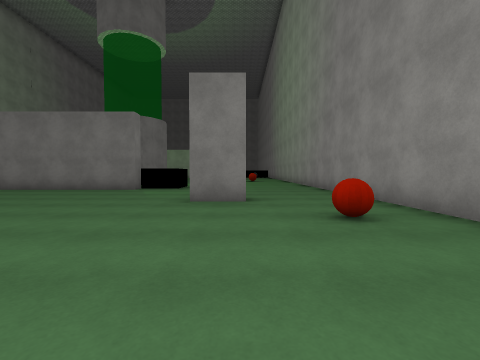
view 1 (above)

23 first-person views from a walk through a 3-D level made in the Unity game engine. The camera is 1.2 m above the floor, tilts 2° down and sees 90° across. The floor is counted in squares, 2 m on a side. Each view is taken from the middle of a square. On the plan, view 1 faces up. The plan holds only what a view shows up to about 9 squares ahead; the rest is blank. The place goes on beyond the plan. The player is left out. Surface patterns are stand-ins for the level's own textures.

view 2
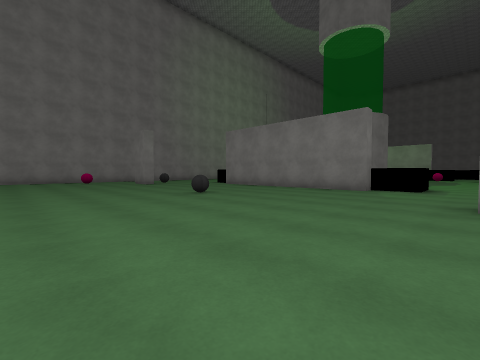

view 3
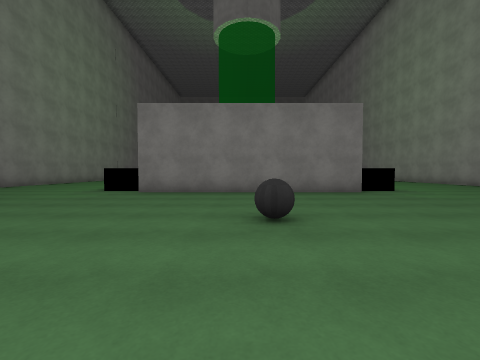

view 4
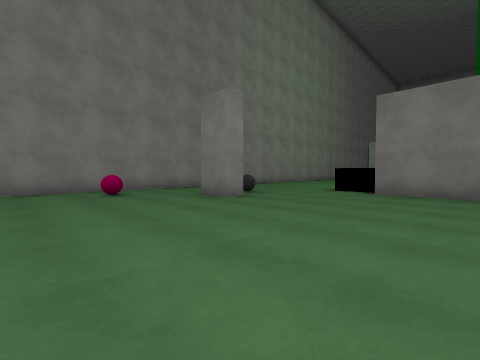

view 5
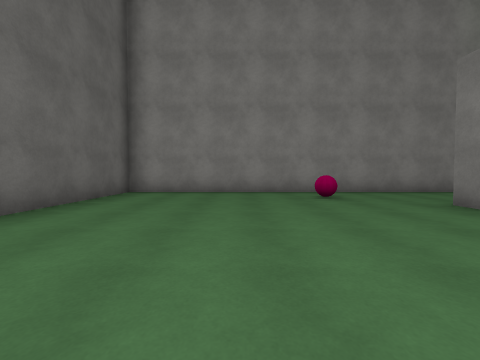

view 6
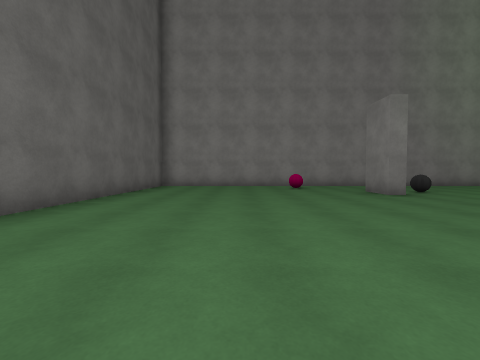

view 7
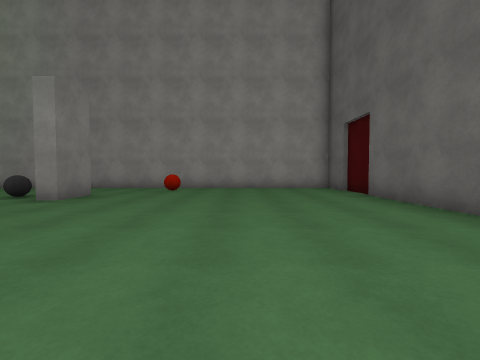

view 8
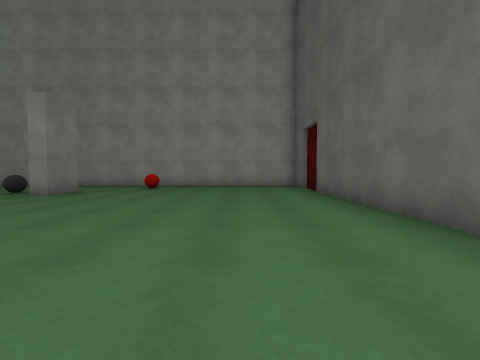

view 9
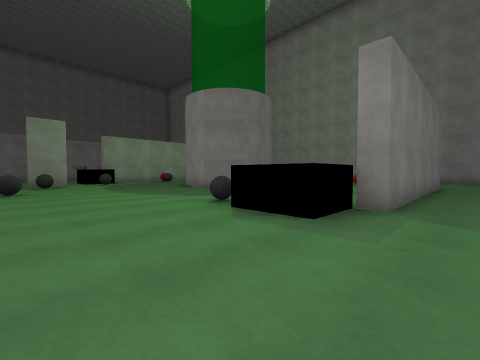

view 10
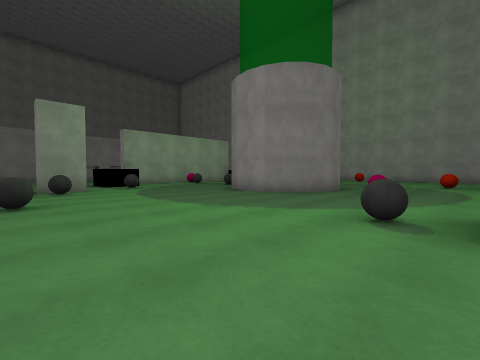

view 11
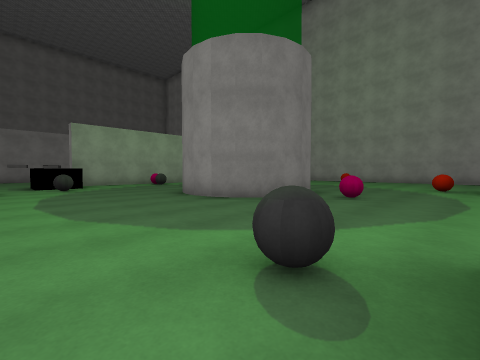

view 12
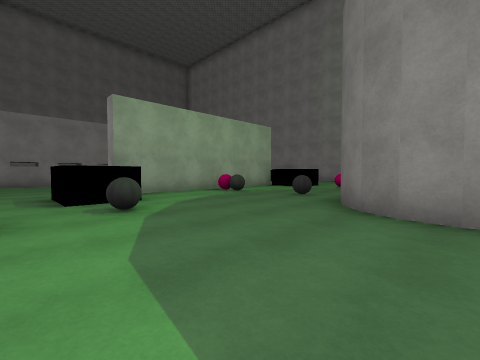

view 13
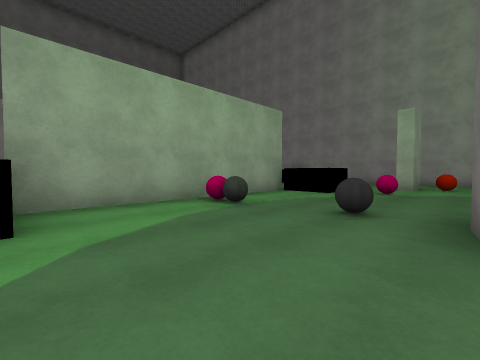

view 14
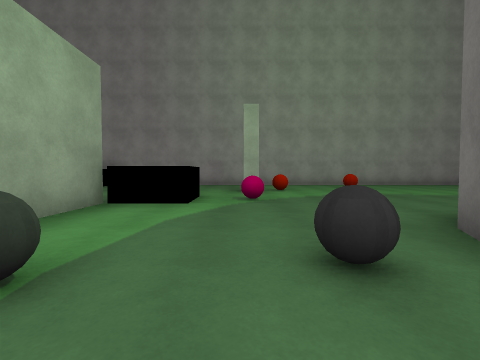

view 15
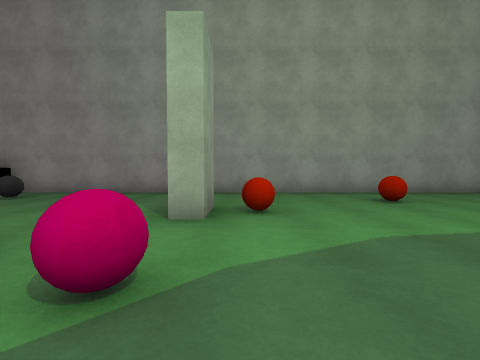

view 16
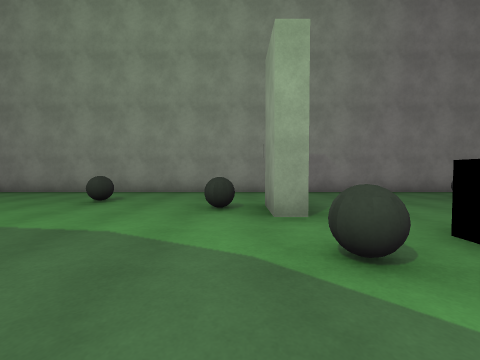

view 17
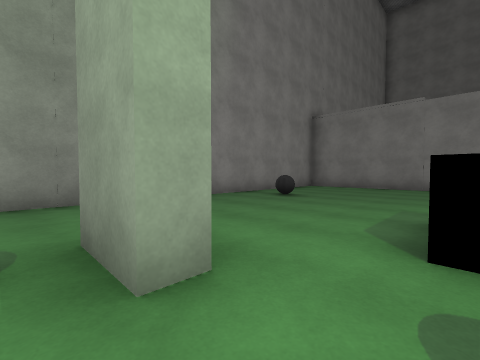

view 18
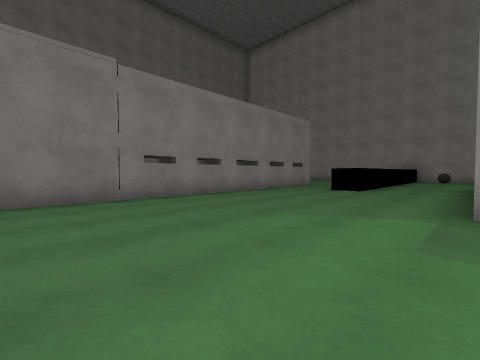

view 19
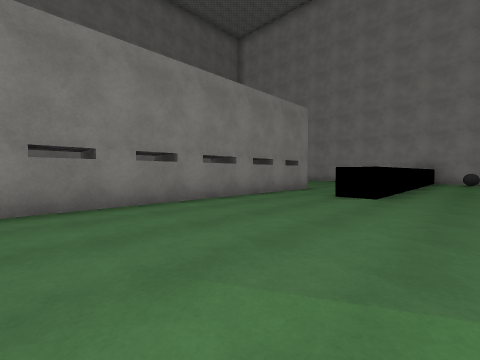

view 20
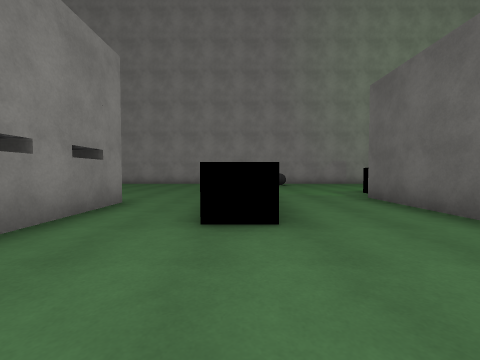

view 21
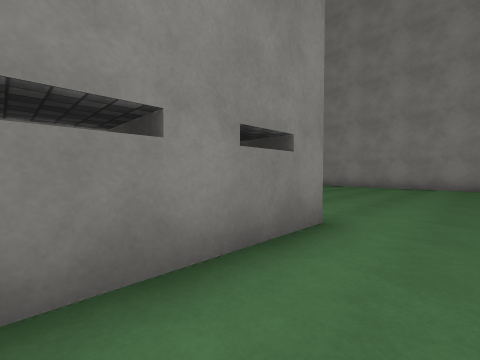

view 22
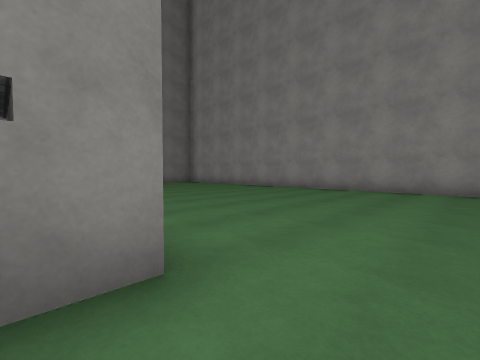

view 23
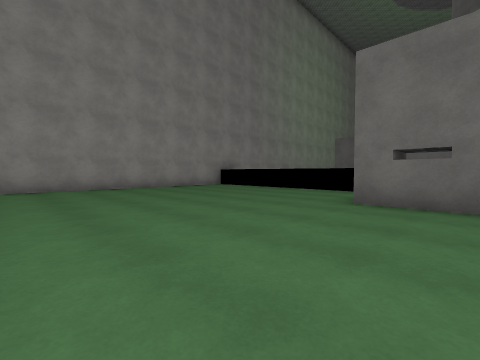

### Floor plan
Key: @ floor where view 1 was taken; # wall or solid block; . floor; ^ raised ledge; B ball; P pink ball; O other object.
Columns run from 16 left of view 1 to 3 right of it. Each row starts with its distance up from view 1.
 33           .........#
 32           .........#
 31           .........#
 30           .........#
 29           .........#
 28   ##########.......#
 27   .................#
 26 #..................#
 25 #.........^^ ^     #
 24 #...............  .#
 23 #B...............B.#
 22 #.....#######......#
 21 #....^^..P...^.....#
 20 #....^^..B...^.....#
 19 #....B.......P.##..#
 18 #..B......B.....O..#
 17 #........##........#
 16 #.......####.......#
 15 #.B.....#   .....O.#
 14 #.......### .......#
 13 #..................#
 12 #.........P........#
 11 #....B.......O..   #
 10  ....^^......^.... #
  9  ....^^..    ^.....#
  8  .....########.....#
  7 #..................#
  6 #..B............B..#
  5 #..#...........##..#
  4 #.........B........#
  3 #.P...............O#
  2 #..................#
  1 #..................#
  0 #...............@..#
 -1 #........ .........#
 -2 #.......   ........#
 -3 ########   #########

Where each view was taken, in squares from view 1:
view 1: 0 up, 0 right, facing up
view 2: 0 up, 1 left, facing up-left
view 3: 1 up, 7 left, facing up
view 4: 1 up, 8 left, facing up-left
view 5: 1 up, 9 left, facing left
view 6: 1 up, 6 left, facing left
view 7: 1 up, 6 left, facing right
view 8: 0 up, 7 left, facing right
view 9: 7 up, 14 left, facing up-right
view 10: 10 up, 14 left, facing up-right
view 11: 10 up, 12 left, facing up-right
view 12: 15 up, 12 left, facing up-right
view 13: 17 up, 10 left, facing up-right
view 14: 19 up, 8 left, facing right
view 15: 18 up, 4 left, facing right
view 16: 18 up, 9 left, facing left
view 17: 18 up, 11 left, facing up-left
view 18: 22 up, 14 left, facing up-right
view 19: 23 up, 12 left, facing up-right
view 20: 25 up, 9 left, facing right
view 21: 26 up, 7 left, facing up-right
view 22: 26 up, 5 left, facing up-right
view 23: 33 up, 6 left, facing down-right
